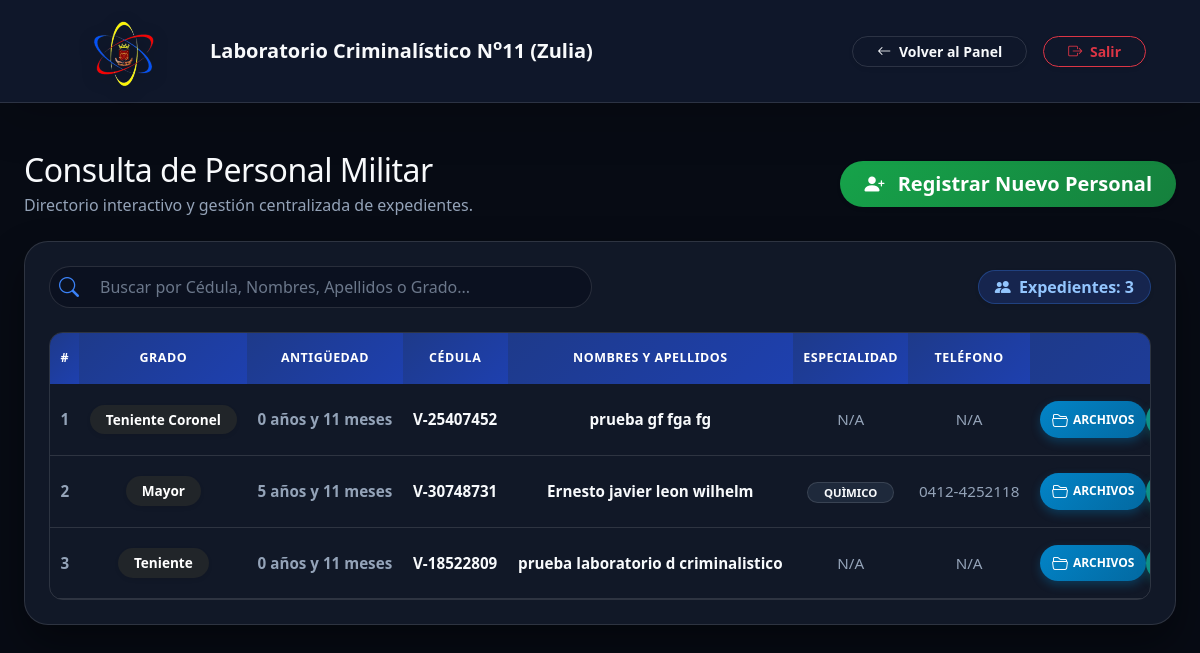
Page /gnb/consulta_personal.php (signed in) on the committed database.
### tables this page shows
CREATE TABLE `personal` (
  `id` int(11) NOT NULL,
  `numero_carnet` varchar(50) DEFAULT NULL,
  `unidad_brigada` varchar(150) DEFAULT 'LABORATORIO CRIMINALISTICO NRO. 11',
  `destacamento_batallon` varchar(100) DEFAULT 'SLCCT',
  `componente` varchar(100) DEFAULT 'GNB',
  `grado` varchar(100) DEFAULT NULL,
  `apellidos` varchar(100) DEFAULT NULL,
  `nombres` varchar(100) DEFAULT NULL,
  `cedula` varchar(30) NOT NULL,
  `sexo` char(1) DEFAULT 'M',
  `antecedentes_observaciones` text DEFAULT NULL,
  `lugar_nacimiento` varchar(150) DEFAULT NULL,
  `fecha_nacimiento` date DEFAULT NULL,
  `promocion` varchar(150) DEFAULT NULL,
  `escuela_graduacion` varchar(150) DEFAULT NULL,
  `fecha_ingreso` date DEFAULT NULL,
  `categoria` varchar(50) DEFAULT NULL,
  `especialidad` varchar(100) DEFAULT NULL,
  `ano_graduacion` int(11) DEFAULT NULL,
  `estado_civil` varchar(50) DEFAULT 'Soltero/a',
  `edad` int(11) DEFAULT NULL,
  `grupo_sang` varchar(10) DEFAULT NULL,
  `anos_servicio` int(11) DEFAULT 0,
  `meses_servicio` int(11) DEFAULT 0,
  `talla_zapato` varchar(10) DEFAULT NULL,
  `talla_camisa` varchar(10) DEFAULT NULL,
  `talla_pantalon` varchar(10) DEFAULT NULL,
  `talla_gorra` varchar(10) DEFAULT NULL,
  `talla_patriota` varchar(10) DEFAULT NULL,
  `direccion` text DEFAULT NULL,
  `direccion_emergencia` text DEFAULT NULL,
  `telefono_celular` varchar(30) DEFAULT NULL,
  `telefono_habitacion` varchar(30) DEFAULT NULL,
  `correo` varchar(150) DEFAULT NULL,
  `contacto_emergencia_telefono` varchar(30) DEFAULT NULL,
  `creado_en` timestamp NOT NULL DEFAULT current_timestamp()
);

### gnb/consulta_personal.php (the view, shortened to what this page needs)
<?php
require_once 'conexion.php';
$rol_actual = $_SESSION['usuario_rol'] ?? 'usuario';
try {
    $stmt = $pdo->query("
        SELECT * FROM personal
        ORDER BY
        CASE grado
            WHEN 'General en Jefe' THEN 1
            WHEN 'Mayor General' THEN 2
            WHEN 'General de Division' THEN 3
            WHEN 'General de Brigada' THEN 4
            WHEN 'Coronel' THEN 5
            WHEN 'Teniente Coronel' THEN 6
            WHEN 'Mayor' THEN 7
            WHEN 'Capitan' THEN 8
            WHEN 'Primer Teniente' THEN 9
            WHEN 'Teniente' THEN 10
            WHEN 'Sargento Supervisor' THEN 11
            WHEN 'Sargento Ayudante' THEN 12
            WHEN 'Sargento Mayor de Primera' THEN 13
            WHEN 'Sargento Mayor de Segunda' THEN 14
            WHEN 'Sargento Mayor de Tercera' THEN 15
            WHEN 'Sargento Primero' THEN 16
            WHEN 'Sargento Segundo' THEN 17
            WHEN 'Distinguido' THEN 18
            WHEN 'Cabo Primero' THEN 19
            WHEN 'Cabo Segundo' THEN 20
            ELSE 21
        END ASC,
        anos_servicio DESC,
        meses_servicio DESC,
        id DESC
    ");
    $personal_raw = $stmt->fetchAll(PDO::FETCH_ASSOC);
    $personal = [];
    if (count($personal_raw) > 0) {
        $ids = array_column($personal_raw, 'id');
        $placeholders = implode(',', array_fill(0, count($ids), '?'));
        $stmt_f = $pdo->prepare("SELECT * FROM personal_fotos WHERE personal_id IN ($placeholders)");
        $stmt_f->execute($ids);
        $fotos_map = [];
        while ($row = $stmt_f->fetch(PDO::FETCH_ASSOC)) {
            $fotos_map[$row['personal_id']] = $row;
        }
        $stmt_fam = $pdo->prepare("SELECT * FROM personal_familiares WHERE personal_id IN ($placeholders)");
        $stmt_fam->execute($ids);
        $fam_map = [];
        while ($row = $stmt_fam->fetch(PDO::FETCH_ASSOC)) {
            $fam_map[$row['personal_id']] = $row;
        }
        $stmt_h = $pdo->prepare("SELECT * FROM personal_hijos WHERE personal_id IN ($placeholders)");
        $stmt_h->execute($ids);
        $hijos_map = [];
        while ($row = $stmt_h->fetch(PDO::FETCH_ASSOC)) {
            $hijos_map[$row['personal_id']][] = $row;
        }
        $stmt_c = $pdo->prepare("SELECT * FROM personal_cursos WHERE personal_id IN ($placeholders)");
        $stmt_c->execute($ids);
        $cursos_map = [];
        while ($row = $stmt_c->fetch(PDO::FETCH_ASSOC)) {
            $cursos_map[$row['personal_id']][] = $row;
        }
        foreach ($personal_raw as $p) {
            $pid = $p['id'];
            $p['fotos'] = $fotos_map[$pid] ?? [];
            $p['familiares'] = $fam_map[$pid] ?? [];
            $p['hijos'] = $hijos_map[$pid] ?? [];
            $p['cursos'] = $cursos_map[$pid] ?? [];
            $personal[] = $p;
        }
    }
} catch (PDOException $e) {
    $mensaje = "Error al consultar la base de datos: " . $e->getMessage();
    $tipo_mensaje = "danger";
    $personal = [];
}
?>
<!DOCTYPE html>
<html lang="es">
<head>
    <link href="css/bootstrap.min.css" rel="stylesheet">
    <link href="css/bootstrap-icons.css" rel="stylesheet">
</head>
<body>
    <nav class="navbar navbar-expand-lg navbar-dark navbar-gnb shadow-lg py-3 sticky-top">
        <div class="container px-4">
            <a class="navbar-brand fw-bold fs-5 d-flex align-items-center" href="dashboard.php" style="color: var(--text-main);">
                <img src="imagen/logo_gnb.png?v=<?php echo time(); ?>" alt="Escudo GNB" class="me-3"> Laboratorio Criminalístico N<sup>o</sup> 11 (Zulia)
            </a>
            <div class="d-flex align-items-center gap-3">
                <a href="dashboard.php" class="btn btn-nav-custom btn-sm rounded-pill px-4 fw-semibold shadow-sm">
                    <i class="bi bi-arrow-left me-1"></i> Volver al Panel
                </a>
                <button type="button" class="btn btn-outline-danger btn-sm rounded-pill px-4 fw-semibold shadow-sm" data-bs-toggle="modal" data-bs-target="#modalCerrarSesion">
                    <i class="bi bi-box-arrow-right me-1"></i> Salir
                </button>
            </div>
        </div>
    </nav>
    <div class="container-fluid py-5 px-3 px-lg-4">
        <div class="container-limited">
            <div class="d-flex flex-column flex-md-row justify-content-between align-items-md-center gap-3 mb-4">
                <div>
                    <h2 class="fw-extrabold mb-1" style="color: var(--text-main); letter-spacing: -0.5px;">Consulta de Personal Militar</h2>
                    <p class="mb-0 text-muted">Directorio interactivo y gestión centralizada de expedientes.</p>
                </div>
                <?php if ($rol_actual === 'admin'): ?>
                    <a href="registro_personal.php" class="btn btn-success btn-lg rounded-pill fw-bold shadow-sm px-4 py-2" style="background: linear-gradient(135deg, #16a34a, #15803d); border:none;">
                        <i class="bi bi-person-plus-fill me-2"></i> Registrar Nuevo Personal
                    </a>
                <?php endif; ?>
            </div>
            <div class="card main-card p-4">
                <div class="row align-items-center mb-4 g-3">
                    <div class="col-md-6 search-box">
                        <i class="bi bi-search fs-5"></i>
                        <input type="text" id="inputBuscador" class="form-control form-control-lg fs-6" placeholder="Buscar por Cédula, Nombres, Apellidos o Grado..." onkeyup="filtrarTabla()">
                    </div>
                    <div class="col-md-6 text-md-end d-flex justify-content-md-end justify-content-center align-items-center">
                        <span class="badge badge-expedientes fs-6 px-3 py-2 rounded-pill shadow-sm fw-semibold">
                            <i class="bi bi-people-fill me-1"></i> Expedientes: <strong id="totalRegistros"><?php echo count($personal); ?></strong>
                        </span>
                    </div>
                </div>
                <div class="table-responsive">
                    <table class="table table-hover align-middle mb-0" id="tablaPersonal">
                        <thead>
                            <tr>
                                <th class="text-center" style="width: 50px;">#</th>
                                <th class="text-center">Grado</th>
                                <th class="text-center">Antigüedad</th>
                                <th class="text-center">Cédula</th>
                                <th class="text-center">Nombres y Apellidos</th>
                                <th class="text-center">Especialidad</th>
                                <th class="text-center">Teléfono</th>
                                <th class="text-center" style="width: 360px;">Acciones Directas</th>
                            </tr>
                        </thead>
                        <tbody>
                            <?php if (count($personal) > 0): ?>
                                <?php foreach ($personal as $index => $row):
                                    $nombres_apellidos = trim(($row['nombres'] ?? '') . ' ' . ($row['apellidos'] ?? ''));
                                    $especialidad = trim($row['especialidad'] ?? '');
                                    if ($especialidad === '' || strcasecmp($especialidad, 'N/A') === 0) {
                                        $especialidad_html = '<span class="text-muted">N/A</span>';
                                    } else {
                                        $especialidad_html = '<span class="badge badge-especialidad px-3 py-1.5 rounded-pill">' . htmlspecialchars($especialidad) . '</span>';
                                    }
                                ?>
                                    <tr>
                                        <td class="text-center fw-bold text-muted"><?php echo $index + 1; ?></td>
                                        <td class="text-center">
                                            <span class="badge bg-dark text-white rounded-pill px-3 py-2 fw-bold shadow-sm" style="font-size: 0.85rem;">
                                                <?php echo htmlspecialchars($row['grado'] ?? 'N/A'); ?>
                                            </span>
                                        </td>
                                        <td class="text-center text-nowrap text-muted">
                                            <span class="fw-semibold">
                                                <?php
                                                    $anos = (int)($row['anos_servicio'] ?? 0);
                                                    $meses = (int)($row['meses_servicio'] ?? 0);
                                                    echo $anos . ' año' . ($anos == 1 ? '' : 's') . ' y ' . $meses . ' mes' . ($meses == 1 ? '' : 'es');
                                                ?>
                                            </span>
                                        </td>
                                        <td class="text-center text-nowrap">
                                            <span class="fw-bold" style="color: var(--text-main);">
                                                <?php echo htmlspecialchars($row['cedula']); ?>
                                            </span>
                                        </td>
                                        <td class="text-center fw-semibold text-nowrap">
                                            <?php echo htmlspecialchars($nombres_apellidos ?: 'N/A'); ?>
                                        </td>
                                        <td class="text-center">
                                            <?php echo $especialidad_html; ?>
                                        </td>
                                        <td class="text-center text-nowrap text-muted">
                                            <?php
                                                $tel = trim($row['telefono_celular'] ?? '');
                                                if (strlen($tel) === 11 && strpos($tel, '-') === false) {
                                                    $telFormatted = substr($tel, 0, 4) . '-' . substr($tel, 4);
                                                } else {
                                                    $telFormatted = $tel;
                                                }
                                                echo htmlspecialchars($telFormatted ?: 'N/A');
                                            ?>
                                        </td>
                                        <td class="text-center">
                                            <div class="d-flex justify-content-center align-items-center gap-1.5">
                                                <button type="button" class="btn-action-custom btn-archivos" title="Ver Cédula y Fotografías" data-bs-toggle="modal" data-bs-target="#modalArchivos<?php echo $row['id']; ?>">
                                                    <i class="bi bi-folder2-open fs-6"></i> Archivos
                                                </button>
                                                <button type="button" class="btn-action-custom btn-formacion" title="Ver Títulos, Cursos y Talleres" data-bs-toggle="modal" data-bs-target="#modalCursos<?php echo $row['id']; ?>">
                                                </button>
                                            </div>
                                        </td>
                                    </tr>
                                <?php endforeach; ?>
                            <?php endif; ?>
                        </tbody>
                    </table>
                </div>
            </div>
        </div>
    </div>
</body>
</html>

### rows in the picture
personal: grado "Teniente Coronel", anos_servicio "0", meses_servicio "11", cedula "V-25407452", nombres+apellidos "prueba gf fga fg", especialidad "N/A", telefono_celular "N/A"
personal: grado "Mayor", anos_servicio "5", meses_servicio "11", cedula "V-30748731", nombres+apellidos "Ernesto javier leon wilhelm", especialidad "QUÌMICO", telefono_celular "0412-4252118"
personal: grado "Teniente", anos_servicio "0", meses_servicio "11", cedula "V-18522809", nombres+apellidos "prueba laboratorio d criminalistico", especialidad "N/A", telefono_celular "N/A"

### other values in the picture
count($personal) "3"
